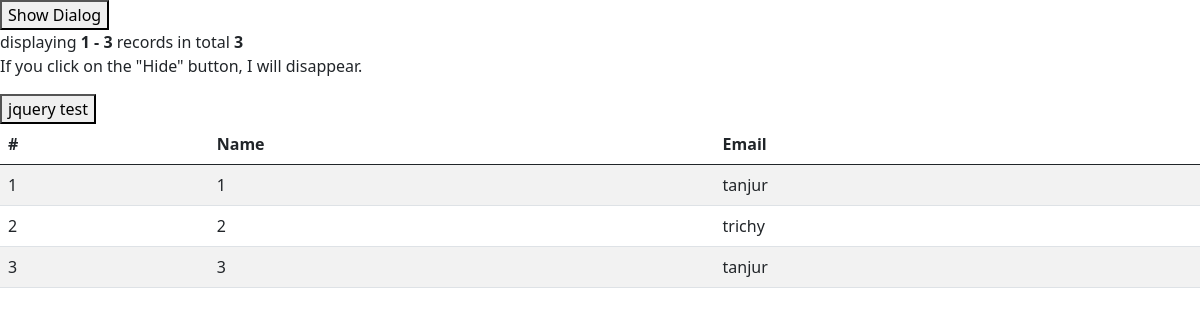
The page /temp1 on the database as committed earlier.
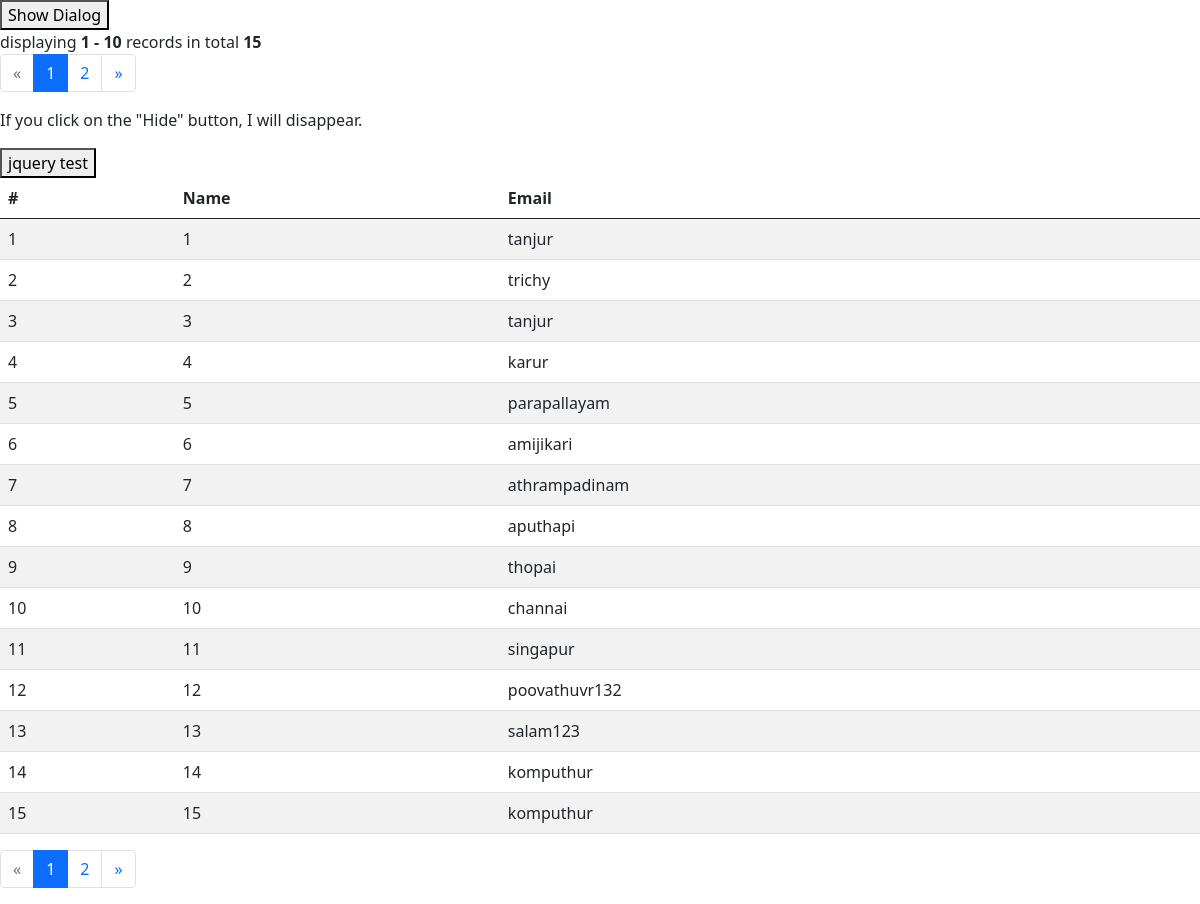
The same page on the database as committed later.
### tables this page shows
CREATE TABLE Location(loction_id INTEGER PRIMARY KEY AUTOINCREMENT,address text NOT NULL);

### f1.py (the view)
@app.route('/temp1')
def temp():
    search = False
    q = request.args.get('q')
    if q:
        search = True
    con = sqlite3.connect('main.db')
    cur = con.cursor()
    tbl="select * from Location"
    cur.execute(tbl)
    users =cur.fetchall()
    con.commit()
    con.close()
    total = len(users)
    page = request.args.get(get_page_parameter(), type=int, default=1)
    pagination = Pagination(page=page, total=total,
                            css_framework='bootstrap5')
    return render_template('temp.html',
                           users=users,
                           page=page,
                           pagination=pagination,
                           )

### templates/temp.html (shortened to what this page needs)
<!DOCTYPE html>
<html>
<head>
  <link href="https://cdn.jsdelivr.net/npm/bootstrap@5.0.1/dist/css/bootstrap.min.css" rel="stylesheet">
</head>
<body>
  <div >
    <button id="show" class="btn2">Show Dialog</button>
  </div>
{{ pagination.info }}
{{ pagination.links }}
<div class="table-responsive">
<table id="data" class="table table-striped">
  <thead>
    <tr>
      <th>#</th>
      <th>Name</th>
      <th>Email</th>
    </tr>
  </thead>
  <tbody>
    {% for user in users %}
      <tr>
        <td>{{ loop.index + pagination.skip }}</td>
        <td>{{ user[0] }}</td>
        <td>{{ user[1] }}</td>
      </tr>
    {% endfor %}
    <tr><p>If you click on the "Hide" button, I will disappear.</p></tr>
    <button   class="btn2" id="btn3" >jquery test</button>
  </tbody>
</table>
</div>
{{ pagination.links }}
</body>
</html>

Rows that differ between the two databases and show on the page:
added Location: loction_id "4", address "karur"
added Location: loction_id "5", address "parapallayam"
added Location: loction_id "6", address "amijikari"
added Location: loction_id "7", address "athrampadinam"
added Location: loction_id "8", address "aputhapi"
added Location: loction_id "9", address "thopai"
added Location: loction_id "10", address "channai"
added Location: loction_id "11", address "singapur"
added Location: loction_id "12", address "poovathuvr132"
added Location: loction_id "13", address "salam123"
added Location: loction_id "14", address "komputhur"
added Location: loction_id "15", address "komputhur"
Other text that changed with them:
{{ pagination.info }}: "displaying 1 - 3 records in total 3" → "displaying 1 - 10 records in total 15"
{{ pagination.links }}: (not shown) → "« 1 2 »"
